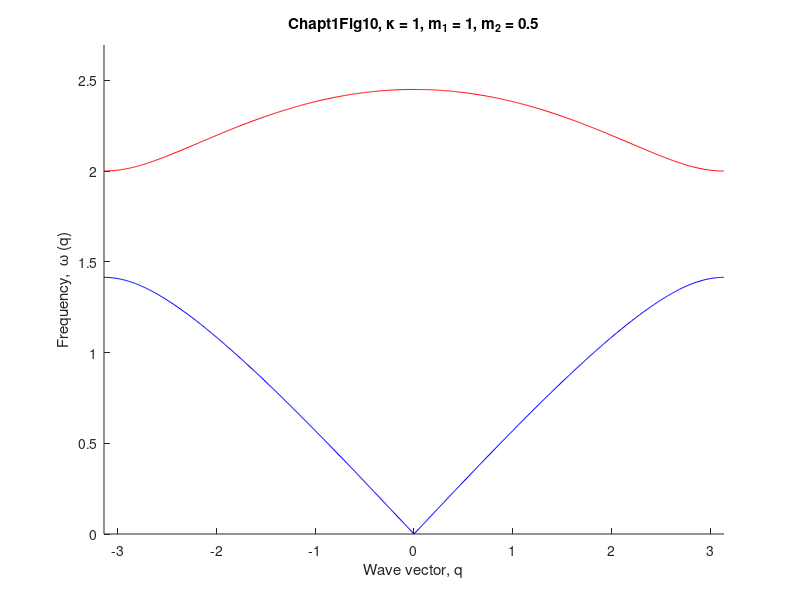

Source code (MATLAB):
%Chapt1Fig10.m%classical sho diatomic linear chain dispersion;clear;clf;kappa=1;											%spring constantm1=1;												%mass of particle 1m2=0.5;											%mass of particle 2ymax=(2*kappa*(m1+m2)/(m1*m2))^0.5;		%maximum frequencyx=[-pi:.01:pi];								%wave vector [start:increment:stop]   a=1;b=2*kappa*(m1+m2)/(m1*m2);c=2*kappa*kappa*(1-cos(x(:)))/(m1*m2);y21=(abs((-b+((b.*b-4.*a.*c).^.5))/(2*a))).^0.5; 	%the acoustic branchy22=(abs((-b-((b.*b-4.*a.*c).^.5))/(2*a))).^0.5;	%the optical branchfigure(1);hold on;plot(x,y21,'b');								%the acoustic branchplot(x,y22,'r');								%the optical branchaxis([-pi,pi,0,1.1*ymax]);temp2=['Chapt1Fig10, \kappa = ',num2str(kappa),', m_1 = ',num2str(m1),', m_2 = ',num2str(m2)];title(temp2);xlabel(['Wave vector, q']);ylabel(['Frequency,  \omega (q)']);hold off;